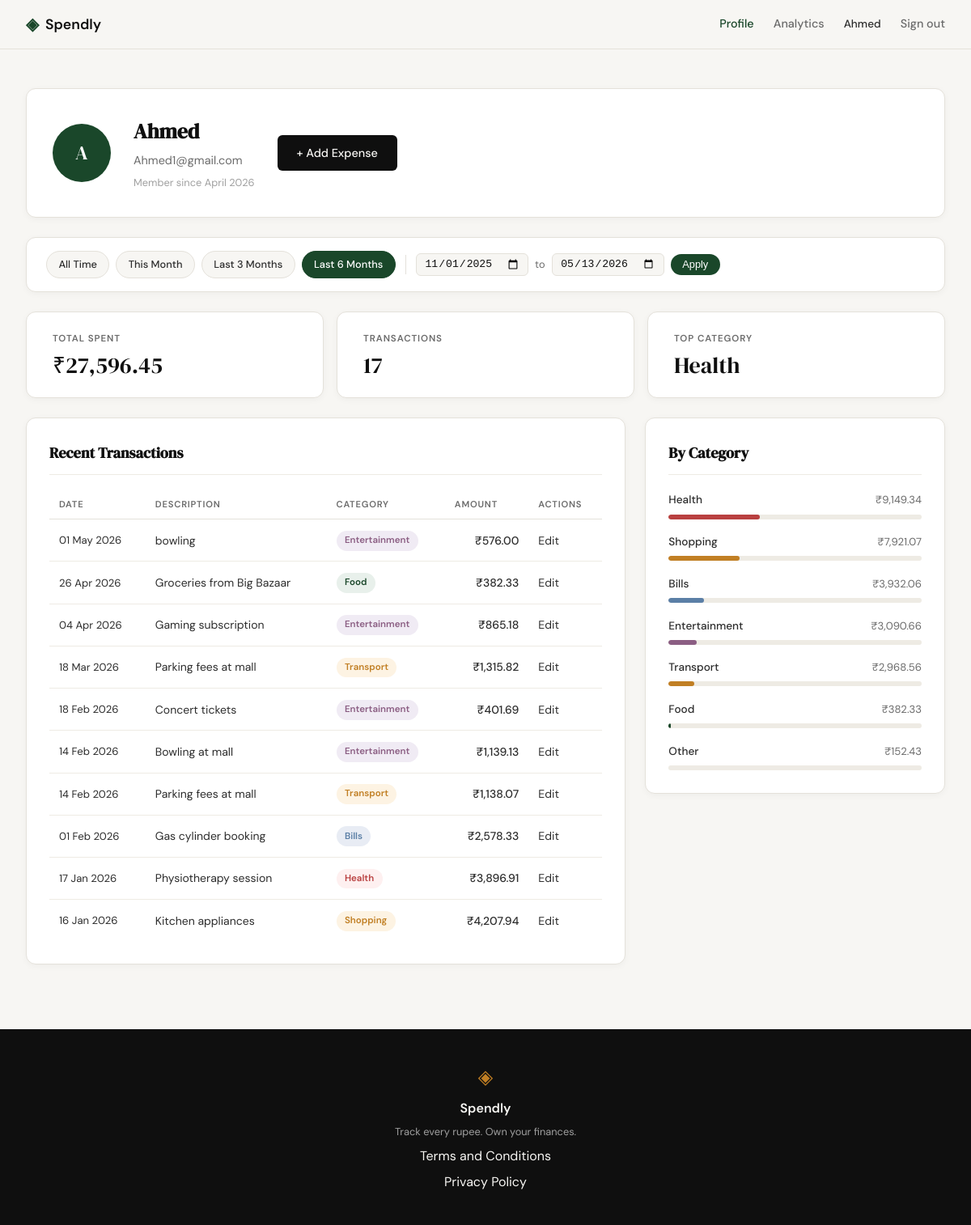
Screenshot of /profile?date_from=2025-11-01&date_to=2026-05-13 (signed in) with the database file from the repository.
### tables this page shows
CREATE TABLE users (
            id INTEGER PRIMARY KEY AUTOINCREMENT,
            name TEXT NOT NULL,
            email TEXT UNIQUE NOT NULL,
            password_hash TEXT NOT NULL,
            created_at TEXT DEFAULT (datetime('now')));

CREATE TABLE expenses (
            id INTEGER PRIMARY KEY AUTOINCREMENT,
            user_id INTEGER NOT NULL REFERENCES users(id),
            amount REAL NOT NULL,
            category TEXT NOT NULL,
            date TEXT NOT NULL,
            description TEXT,
            created_at TEXT DEFAULT (datetime('now')));

### app.py (the view)
@app.route("/profile")
def profile():
    if not session.get("user_id"):
        return redirect(url_for("login"))
    uid = session["user_id"]
    today = date.today()
    date_from = _parse_date(request.args.get("date_from"))
    date_to = _parse_date(request.args.get("date_to"))
    if date_from and date_to and date_from > date_to:
        flash("Start date must be before end date.", "error")
        date_from = date_to = None
    today_str = today.isoformat()
    this_month_from = today.replace(day=1).isoformat()
    this_month_to = today.replace(
        day=calendar.monthrange(today.year, today.month)[1]
    ).isoformat()
    presets = {
        "this_month": {"date_from": this_month_from, "date_to": this_month_to},
        "last_3": {"date_from": _months_ago(today, 3), "date_to": today_str},
        "last_6": {"date_from": _months_ago(today, 6), "date_to": today_str},
    }
    return render_template(
        "profile.html",
        user=get_user_by_id(uid),
        stats=get_summary_stats(uid, date_from, date_to),
        expenses=get_recent_transactions(uid, date_from=date_from, date_to=date_to),
        categories=get_category_breakdown(uid, date_from, date_to),
        date_from=date_from,
        date_to=date_to,
        presets=presets,
    )

### app.py (called while the page is built)
def _parse_date(val):
    try:
        datetime.strptime(val, "%Y-%m-%d")
        return val
    except (ValueError, TypeError):
        return None

def _months_ago(today, n):
    m, y = today.month - n, today.year
    while m <= 0:
        m += 12
        y -= 1
    return date(y, m, 1).isoformat()

### database/db.py (called while the page is built)
def get_db():
    conn = sqlite3.connect(DB_PATH)
    conn.row_factory = sqlite3.Row
    conn.execute("PRAGMA foreign_keys = ON")
    return conn

### database/queries.py (called while the page is built)
def _build_date_filter(date_from, date_to):
    if date_from and date_to:
        return "AND date BETWEEN ? AND ?", [date_from, date_to]
    return "", []

def get_user_by_id(user_id):
    conn = get_db()
    row = conn.execute(
        "SELECT id, name, email, created_at FROM users WHERE id = ?",
        (user_id,),
    ).fetchone()
    conn.close()
    if row is None:
        return None
    name = row["name"]
    initials = "".join(w[0].upper() for w in name.split() if w)
    member_since = datetime.strptime(row["created_at"], "%Y-%m-%d %H:%M:%S").strftime(
        "%B %Y"
    )
    return {
        "name": name,
        "email": row["email"],
        "initials": initials,
        "member_since": member_since,
    }

def get_recent_transactions(user_id, limit=10, date_from=None, date_to=None):
    date_clause, date_params = _build_date_filter(date_from, date_to)
    params = [user_id] + date_params + [limit]
    conn = get_db()
    rows = conn.execute(
        "SELECT id, date, description, category, amount "
        "FROM expenses "
        "WHERE user_id = ? " + date_clause + " ORDER BY date DESC, id DESC "
        "LIMIT ?",
        params,
    ).fetchall()
    conn.close()
    return [
        {
            "id": row["id"],
            "date": datetime.strptime(row["date"], "%Y-%m-%d").strftime("%d %b %Y"),
            "description": row["description"],
            "category": row["category"],
            "amount": "{:,.2f}".format(row["amount"]),
        }
        for row in rows
    ]

### templates/profile.html (shortened to what this page needs)
{% extends "base.html" %}
{% block head %}
<link rel="stylesheet" href="{{ url_for('static', filename='css/profile.css') }}">
{% endblock %}
{% block content %}
<div class="profile-page">
    <div class="profile-inner">
        <div class="profile-header-card">
            <div class="profile-avatar">{{ user.initials }}</div>
            <div class="profile-info">
                <h1 class="profile-name">{{ user.name }}</h1>
                <p class="profile-email">{{ user.email }}</p>
                <p class="profile-since">Member since {{ user.member_since }}</p>
            </div>
            <a href="{{ url_for('add_expense') }}" class="btn-primary profile-add-btn">+ Add Expense</a>
        </div>
        <div class="filter-bar">
            <div class="filter-presets">
                <a href="{{ url_for('profile') }}"
                   class="filter-preset-btn{% if not date_from and not date_to %} filter-preset-btn--active{% endif %}">
                    All Time
                </a>
                <a href="{{ url_for('profile', date_from=presets.this_month.date_from, date_to=presets.this_month.date_to) }}"
                   class="filter-preset-btn{% if date_from == presets.this_month.date_from and date_to == presets.this_month.date_to %} filter-preset-btn--active{% endif %}">
                    This Month
                </a>
                <a href="{{ url_for('profile', date_from=presets.last_3.date_from, date_to=presets.last_3.date_to) }}"
                   class="filter-preset-btn{% if date_from == presets.last_3.date_from and date_to == presets.last_3.date_to %} filter-preset-btn--active{% endif %}">
                    Last 3 Months
                </a>
                <a href="{{ url_for('profile', date_from=presets.last_6.date_from, date_to=presets.last_6.date_to) }}"
                   class="filter-preset-btn{% if date_from == presets.last_6.date_from and date_to == presets.last_6.date_to %} filter-preset-btn--active{% endif %}">
                    Last 6 Months
                </a>
            </div>
            <form class="filter-form" method="GET" action="{{ url_for('profile') }}">
                <input type="date" name="date_from" class="filter-date-input"
                       value="{{ date_from or '' }}">
                <span class="filter-to-label">to</span>
                <input type="date" name="date_to" class="filter-date-input"
                       value="{{ date_to or '' }}">
                <button type="submit" class="filter-apply-btn">Apply</button>
            </form>
        </div>
        <div class="profile-stats">
            <div class="stat-card">
                <span class="stat-label">Total Spent</span>
                <span class="stat-value">₹{{ stats.total }}</span>
            </div>
            <div class="stat-card">
                <span class="stat-label">Transactions</span>
                <span class="stat-value">{{ stats.count }}</span>
            </div>
            <div class="stat-card">
                <span class="stat-label">Top Category</span>
                <span class="stat-value">{{ stats.top_category }}</span>
            </div>
        </div>
        <div class="profile-grid">
            <div class="profile-section">
                <div class="section-title-row">
                    <h2 class="section-title">Recent Transactions</h2>
                </div>
                <div class="tx-table-wrapper">
                    <table class="tx-table">
                        <thead>
                            <tr>
                                <th>Date</th>
                                <th>Description</th>
                                <th>Category</th>
                                <th class="tx-amount-col">Amount</th>
                                <th>Actions</th>
                            </tr>
                        </thead>
                        <tbody>
                            {% for tx in expenses %}
                            <tr>
                                <td class="tx-date">{{ tx.date }}</td>
                                <td class="tx-desc">{{ tx.description }}</td>
                                <td>
                                    <span class="cat-badge cat-badge--{{ tx.category | lower }}">
                                        {{ tx.category }}
                                    </span>
                                </td>
                                <td class="tx-amount">₹{{ tx.amount }}</td>
                                <td class="tx-actions">
                                    <a href="{{ url_for('edit_expense', id=tx.id) }}" class="tx-edit-link">Edit</a>
                                </td>
                            </tr>
                            {% endfor %}
                        </tbody>
                    </table>
                </div>
            </div>
            <div class="profile-section">
                <h2 class="section-title">By Category</h2>
                <div class="category-list">
                    {% for cat in categories %}
                    <div class="cat-row">
                        <div class="cat-row-header">
                            <span class="cat-row-name">{{ cat.name }}</span>
                            <span class="cat-row-amount">₹{{ cat.amount }}</span>
                        </div>
                        <div class="cat-bar-track">
                            <div class="cat-bar cat-bar--{{ cat.name | lower }}"
                                 style="width: {{ cat.percent }}%"></div>
                        </div>
                    </div>
                    {% endfor %}
                </div>
            </div>
        </div>
    </div>
</div>
{% endblock %}

### templates/base.html (shortened to what this page needs)
<!DOCTYPE html>
<html lang="en">
<head>
    <link rel="stylesheet" href="{{ url_for('static', filename='css/style.css') }}">
    {% block head %}{% endblock %}
</head>
<body>
    <nav class="navbar">
        <div class="nav-inner">
            <a href="{{ url_for('landing') }}" class="nav-brand">
                <span class="brand-icon">◈</span>
                <span class="brand-name">Spendly</span>
            </a>
            <div class="nav-links">
                {% if session.user_id %}
                <a href="{{ url_for('profile') }}" class="{% if request.endpoint == 'profile' %}nav-link-active{% endif %}">Profile</a>
                <a href="{{ url_for('analytics') }}" class="{% if request.endpoint == 'analytics' %}nav-link-active{% endif %}">Analytics</a>
                <span class="nav-username">{{ session.user_name }}</span>
                <a href="{{ url_for('logout') }}">Sign out</a>
                {% else %}
                <a href="{{ url_for('login') }}">Sign in</a>
                <a href="{{ url_for('register') }}" class="nav-cta">Get started</a>
                {% endif %}
            </div>
        </div>
    </nav>
    <main class="main-content">
        {% block content %}{% endblock %}
    </main>
    <footer class="footer">
        <div class="footer-inner">
            <span class="brand-icon">◈</span>
            <span class="footer-name">Spendly</span>
            <p class="footer-copy">Track every rupee. Own your finances.</p>
            <a href="/terms">Terms and Conditions</a>
            <a href="/privacy">Privacy Policy</a>
        </div>
    </footer>
</body>
</html>

### static/css/style.css (style rules this page uses)
:root { --ink: #0f0f0f; --ink-soft: #2d2d2d; --ink-muted: #6b6b6b; --ink-faint: #a0a0a0; --paper: #f7f6f3; --paper-warm: #f0ede6; --paper-card: #ffffff; --accent: #1a472a; --accent-light: #e8f0eb; --accent-2: #c17f24; --accent-2-light: #fdf3e3; --danger: #c0392b; --danger-light: #fdecea; --border: #e4e1da; --border-soft: #eeebe4; --font-display: 'DM Serif Display', Georgia, serif; --font-body: 'DM Sans', system-ui, sans-serif; --max-width: 1200px; --auth-width: 440px; --radius-sm: 6px; --radius-md: 12px; --radius-lg: 20px; }
*, *::before, *::after { box-sizing: border-box; margin: 0; padding: 0; }
html { font-size: 16px; scroll-behavior: smooth; }
body { background: var(--paper); color: var(--ink); font-family: var(--font-body); font-size: 1rem; line-height: 1.6; -webkit-font-smoothing: antialiased; }
a { color: inherit; text-decoration: none; }
.navbar { position: sticky; top: 0; z-index: 100; background: var(--paper); border-bottom: 1px solid var(--border); padding: 0 2rem; }
.nav-inner { max-width: var(--max-width); margin: 0 auto; height: 60px; display: flex; align-items: center; justify-content: space-between; }
.nav-brand { display: flex; align-items: center; gap: 0.5rem; font-family: var(--font-body); font-weight: 600; font-size: 1.1rem; color: var(--ink); }
.brand-icon { color: var(--accent); font-size: 1.3rem; }
.brand-name { color: var(--ink); }
.nav-links { display: flex; align-items: center; gap: 1.5rem; font-size: 0.9rem; font-weight: 500; }
.nav-links a { color: var(--ink-muted); transition: color 0.2s; }
.nav-link-active { color: var(--accent) !important; font-weight: 500; }
.main-content { min-height: calc(100vh - 60px - 100px); }
.btn-primary { display: inline-block; background: var(--ink); color: var(--paper); padding: 0.65rem 1.5rem; border-radius: var(--radius-sm); font-family: var(--font-body); font-size: 0.9rem; font-weight: 500; cursor: pointer; border: none; transition: background 0.2s; text-decoration: none; }
.footer { background: var(--ink); color: var(--paper); padding: 2.5rem 2rem; text-align: center; }
.footer-inner { display: flex; flex-direction: column; align-items: center; gap: 0.4rem; }
.footer .brand-icon { color: var(--accent-2); font-size: 1.5rem; }
.footer-name { font-weight: 600; font-size: 1rem; }
.footer-copy { font-size: 0.8rem; color: var(--ink-faint); }

### rows the page displays
users: user_name "Ahmed", name "Ahmed", email "Ahmed1@gmail.com"
expenses: date "01 May 2026", description "bowling", category "Entertainment", amount "576.00"
expenses: date "26 Apr 2026", description "Groceries from Big Bazaar", category "Food", amount "382.33", name "Food", {{ cat.percent }} 1 (drawn)
expenses: date "04 Apr 2026", description "Gaming subscription", category "Entertainment", amount "865.18"
expenses: date "18 Mar 2026", description "Parking fees at mall", category "Transport", amount "1,315.82"
expenses: date "18 Feb 2026", description "Concert tickets", category "Entertainment", amount "401.69"
expenses: date "14 Feb 2026", description "Bowling at mall", category "Entertainment", amount "1,139.13"
expenses: date "14 Feb 2026", description "Parking fees at mall", category "Transport", amount "1,138.07"
expenses: date "01 Feb 2026", description "Gas cylinder booking", category "Bills", amount "2,578.33"
expenses: date "17 Jan 2026", description "Physiotherapy session", category "Health", amount "3,896.91"
expenses: date "16 Jan 2026", description "Kitchen appliances", category "Shopping", amount "4,207.94"
expenses: name "Other", amount "152.43"

### other values shown
{{ user.initials }} "A"
{{ user.member_since }} "April 2026"
{{ stats.total }} "27,596.45"
{{ stats.count }} "17"
{{ stats.top_category }} "Health"
{{ cat.name }} "Health" "Shopping" "Bills" "Entertainment" "Transport"
{{ cat.amount }} "9,149.34" "7,921.07" "3,932.06" "3,090.66" "2,968.56"
